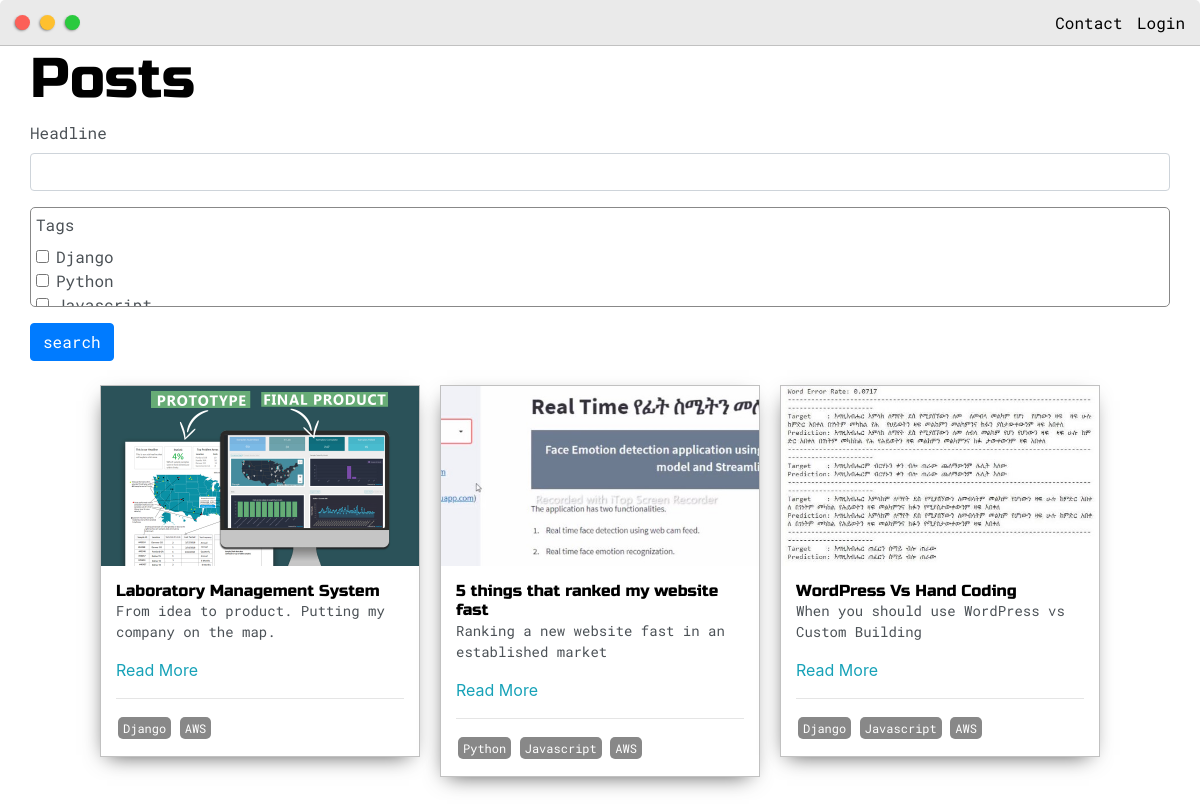
/posts/, run on the app's committed database.
### base/models.py (models this page shows, shortened)
class Post(models.Model):
	headline = models.CharField(max_length=200)
	sub_headline = models.CharField(max_length=200, null=True, blank=True)
	thumbnail = models.ImageField(null=True, blank=True, upload_to="images", default="/images/placeholder.png")
	body = RichTextUploadingField(null=True, blank=True)
	created = models.DateTimeField(auto_now_add=True)
	active = models.BooleanField(default=False)
	featured = models.BooleanField(default=False)
	tags = models.ManyToManyField(Tag, null=True, blank=True)
	slug = models.SlugField(null=True, blank=True)

class Tag(models.Model):
	name = models.CharField(max_length=200)
	def __str__(self):
		return self.name

### base/views.py (the view)
# urls.py: path('posts/', views.posts, name="posts"),
def posts(request):
	posts = Post.objects.filter(active=True)
	myFilter = PostFilter(request.GET, queryset=posts)
	posts = myFilter.qs
	page = request.GET.get('page')
	paginator = Paginator(posts, 5)
	try:
		posts = paginator.page(page)
	except PageNotAnInteger:
		posts = paginator.page(1)
	except EmptyPage:
		posts = paginator.page(paginator.num_pages)
	context = {'posts':posts, 'myFilter':myFilter}
	return render(request, 'base/posts.html', context)

### base/templates/base/posts.html (shortened to what this page needs)
{% extends 'base/main.html' %}
{% load static %}
{% load crispy_forms_tags %}
{% block content %}
<div class="main-container">
	<h1>Posts</h1>
	<form id="searchForm" method="GET">
		{{myFilter.form|crispy}}
		<input class="btn btn-primary" type="submit" value="search">
	</form>
	<br>
	<div class="post-wrapper">
		{% for post in posts %}
		<div>
			<div class="post">
				<img class="thumbnail" src="{{post.thumbnail.url}}">
				<div class="post-preview">
					<h6 class="post-title">{{post.headline}}</h6>
					<p class="post-intro">{{post.sub_headline}}</p>
					<a href="{% url 'post' post.slug %}">Read More</a>
					<hr>
					{% for tag in post.tags.all %}
						<span class="tag">{{tag}}</span>
					{% endfor %}
				</div>
			</div>
		</div>
		{% empty %}
			<h3>No posts found...</h3>
		{% endfor %}
	</div>
</div>
{% endblock content %}

### base/templates/base/main.html (shortened to what this page needs)
<!DOCTYPE html>
{% load static %}
<html>
<head>
	<link rel="stylesheet" href="https://maxcdn.bootstrapcdn.com/bootstrap/4.0.0/css/bootstrap.min.css">
	<link rel="stylesheet" type="text/css" href="{% static 'css/default.css' %}">
</head>
<body>
	{% include 'base/navbar.html' %}
	{% block content %}{% endblock content %}
</body>
</html>

### base/templates/base/navbar.html (shortened to what this page needs)
{% load static %}
<div class="nav-wrapper">
	<a href="{% url 'home' %}">
		<div class="dots-wrapper">
			<div id="dot-1" class="browser-dot"></div>
			<div id="dot-2" class="browser-dot"></div>
			<div id="dot-3" class="browser-dot"></div>
		</div>
	</a>
	<ul id="navigation">
		<li><a href="{% url 'home' %}#contact">Contact</a></li>
		{% if request.user.is_authenticated %}
			<li><a href="{% url 'account' %}"> Account</a></li>
			<li><a href="{% url 'logout' %}">Logout</a></li>
		{% else %}
			<li><a href="{% url 'login' %}">Login</a></li>
		{% endif %}
	</ul>
</div>

### static/css/default.css (style rules this page uses)
:root { --mainColor:#eaeaea; --secondaryColor:#fff; --borderColor:#c1c1c1; --mainText:black; --secondaryText:#4b5156; --themeDotBorder:#24292e; --previewBg:rgb(251, 249, 243, 0.8); --previewShadow:#f0ead6; --buttonColor:black; }
html, body { padding: 0; margin: 0; scroll-behavior: smooth; }
body * { transition: 0.3s; }
h1, h2, h3, h4, h5, h6, strong { color: var(--mainText); font-family: 'Russo One', sans-serif; font-weight: 500; }
p, li, span, label, input, textarea { color: var(--secondaryText); font-family: 'Roboto Mono', monospace; }
a { text-decoration: none; color:#17a2b8; }
ul { list-style: none; }
h1 { font-size: 56px; }
h6 { font-size: 16px; }
.main-container { width: 1200px; margin: 0 auto; }
.nav-wrapper { border-radius:5px 5px 0 0; grid-area:nav-wrapper; border-bottom: 1px solid var(--borderColor); display: flex; justify-content: space-between; align-items: center; background-color: var(--mainColor); }
#navigation a { color:var(--mainText); }
#navigation { margin:0; padding: 10px; }
#navigation li { display: inline-block; margin-right: 5px; margin-left:5px; }
.dots-wrapper { display: flex; padding: 10px; }
#dot-1 { background-color: #FC6058; }
#dot-2 { background-color: #FEC02F; }
#dot-3 { background-color: #2ACA3E; }
.browser-dot { background-color: black; height: 15px; width: 15px; border-radius: 50%; margin: 5px; -webkit-box-shadow: -1px 1px 3px -1px rgba(0,0,0,0.75); -moz-box-shadow: -1px 1px 3px -1px rgba(0,0,0,0.75); box-shadow: -1px 1px 3px -1px rgba(0,0,0,0.75); }
.post-wrapper { display: grid; grid-template-columns: repeat(auto-fit, 320px); gap:20px; justify-content: center; padding-bottom: 50px; }
.post { border:1px solid var(--borderColor); -webkit-box-shadow: -2px 7px 21px -9px rgba(0,0,0,0.75); -moz-box-shadow: -2px 7px 21px -9px rgba(0,0,0,0.75); box-shadow: -2px 7px 21px -9px rgba(0,0,0,0.75); }
.thumbnail { display: block; width: 100%; height:180px; object-fit: cover; }
.post-preview { background-color: #fff; padding:15px; }
.post-title { color:black; margin: 0; }
.post-intro { color:#4b5156; font-size: 14px; }
.tag { display:inline-block; color:#fff; background-color: #888; border-radius: 5px; margin: 2px; padding: 2px 5px; font-size: 12px; }
@media screen and (max-width: 1200px) { .main-container { width: 95%; } }

### base/templates/base/posts.html (style rules this page uses)
#div_id_tags, #id_tags { overflow-y: scroll; max-height: 100px; border-radius: 5px; padding: 5px; border:1px solid #888; }

### data on the page
Post: thumbnail (picture), headline "Laboratory Management System", sub_headline "From idea to product. Putting my company on the map."
Tag: name "Django"
Tag: name "AWS"
Post: thumbnail (picture), headline "5 things that ranked my website fast", sub_headline "Ranking a new website fast in an established market"
Tag: name "Python"
Tag: name "Javascript"
Post: thumbnail (picture), headline "WordPress Vs Hand Coding", sub_headline "When you should use WordPress vs Custom Building"
